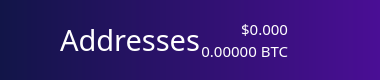
          <widget class="QFrame" name="NavBar">
           <property name="sizePolicy">
            <sizepolicy hsizetype="Preferred" vsizetype="Preferred">
             <horstretch>0</horstretch>
             <verstretch>0</verstretch>
            </sizepolicy>
           </property>
           <property name="minimumSize">
            <size>
             <width>0</width>
             <height>80</height>
            </size>
           </property>
           <property name="maximumSize">
            <size>
             <width>16777215</width>
             <height>80</height>
            </size>
           </property>
           <property name="layoutDirection">
            <enum>Qt::LeftToRight</enum>
           </property>
           <property name="autoFillBackground">
            <bool>false</bool>
           </property>
           <property name="styleSheet">
            <string notr="true">background: QLinearGradient(x1: 0, y1: 0, x2: 1, y2: 0, stop: 0 #121548, stop: 1 #4a0e95);
border:0;
</string>
           </property>
           <property name="frameShape">
            <enum>QFrame::StyledPanel</enum>
           </property>
           <property name="frameShadow">
            <enum>QFrame::Raised</enum>
           </property>
           <layout class="QHBoxLayout" name="horizontalLayout_3">
            <property name="spacing">
             <number>0</number>
            </property>
            <property name="leftMargin">
             <number>60</number>
            </property>
            <property name="topMargin">
             <number>0</number>
            </property>
            <property name="rightMargin">
             <number>60</number>
            </property>
            <property name="bottomMargin">
             <number>0</number>
            </property>
            <item>
             <widget class="QLabel" name="label_2">
              <property name="sizePolicy">
               <sizepolicy hsizetype="Preferred" vsizetype="Preferred">
                <horstretch>0</horstretch>
                <verstretch>0</verstretch>
               </sizepolicy>
              </property>
              <property name="font">
               <font>
                <family>ZoinLight</family>
                <pointsize>22</pointsize>
               </font>
              </property>
              <property name="autoFillBackground">
               <bool>false</bool>
              </property>
              <property name="styleSheet">
               <string notr="true">color:white;
background-color: rgba(255, 255, 255,0);</string>
              </property>
              <property name="text">
               <string>Addresses</string>
              </property>
              <property name="indent">
               <number>0</number>
              </property>
             </widget>
            </item>
            <item>
             <layout class="QVBoxLayout" name="verticalLayout_5">
              <item>
               <widget class="QLabel" name="priceUSD">
                <property name="font">
                 <font>
                  <family>ZoinMedium</family>
                  <pointsize>11</pointsize>
                  <weight>50</weight>
                  <bold>false</bold>
                 </font>
                </property>
                <property name="styleSheet">
                 <string notr="true">background-color: rgb(0,0,0,0);
color: white;</string>
                </property>
                <property name="text">
                 <string>$0.000</string>
                </property>
                <property name="alignment">
                 <set>Qt::AlignBottom|Qt::AlignRight|Qt::AlignTrailing</set>
                </property>
               </widget>
              </item>
              <item>
               <widget class="QLabel" name="priceBTC">
                <property name="font">
                 <font>
                  <family>ZoinLight</family>
                  <pointsize>11</pointsize>
                 </font>
                </property>
                <property name="styleSheet">
                 <string notr="true">background-color: rgb(0,0,0,0);
color: white;</string>
                </property>
                <property name="text">
                 <string>0.00000 BTC</string>
                </property>
                <property name="alignment">
                 <set>Qt::AlignRight|Qt::AlignTop|Qt::AlignTrailing</set>
                </property>
               </widget>
              </item>
             </layout>
            </item>
            <item>
             <widget class="QPushButton" name="pushButton">
              <property name="maximumSize">
               <size>
                <width>80</width>
                <height>80</height>
               </size>
              </property>
              <property name="styleSheet">
               <string notr="true">background: rgb(0,0,0,0)</string>
              </property>
              <property name="text">
               <string/>
              </property>
              <property name="icon">
               <iconset resource="../../bitcoin.qrc">
                <normaloff>:/icons/Exports_45</normaloff>:/icons/Exports_45</iconset>
              </property>
              <property name="iconSize">
               <size>
                <width>75</width>
                <height>75</height>
               </size>
              </property>
             </widget>
            </item>
           </layout>
          </widget>
